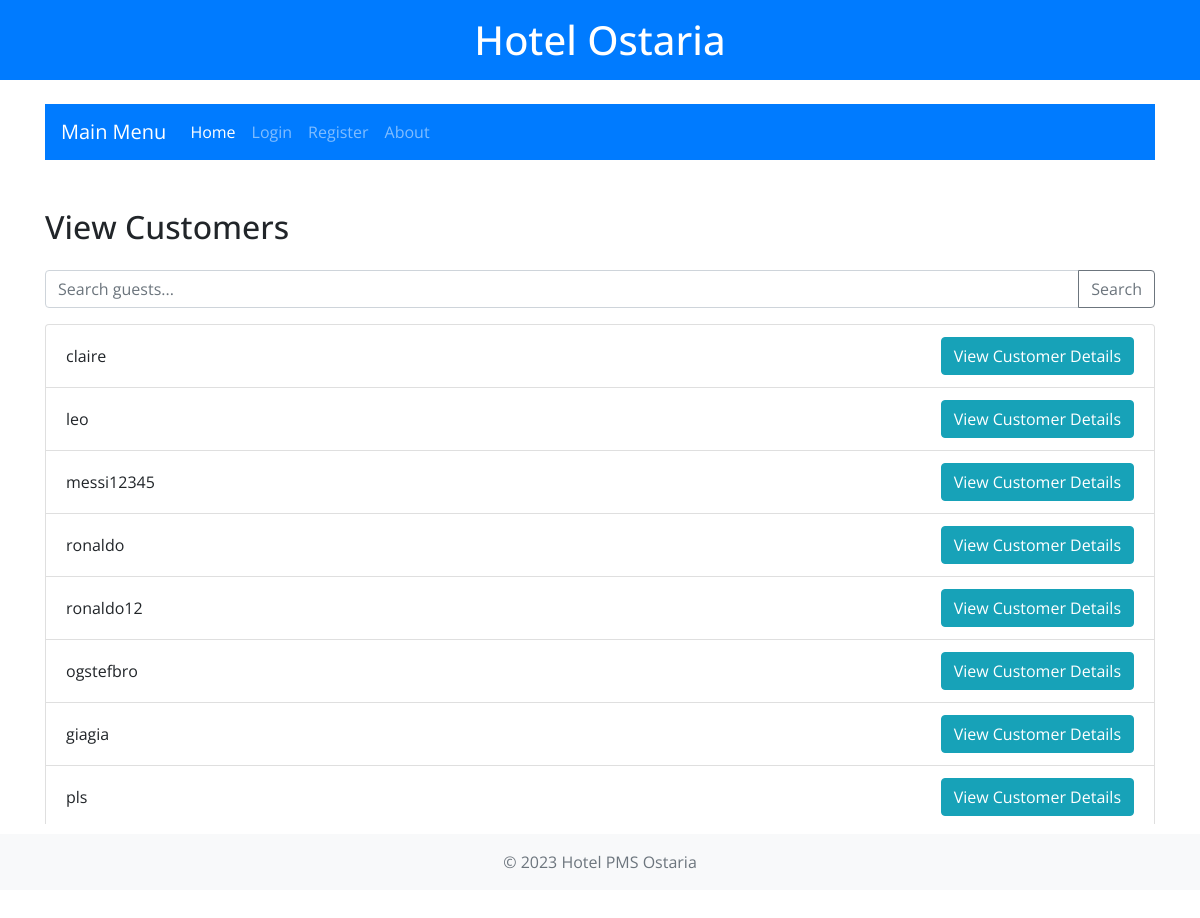
The page /view_guests/ on the database its author committed.
### hotel_pms/models.py (models this page shows)
class Customer(models.Model):
    user = models.OneToOneField(User, on_delete=models.CASCADE)
    id_document = models.FileField(upload_to='id_documents/')
    profile_picture = models.ImageField(upload_to='profile_pictures/', null=True, blank=True)
    is_blacklisted = models.BooleanField(default=False)

### hotel_pms/views.py (the view)
# urls.py: path('view_guests/', views.view_guests, name='view_guests'),
def view_guests(request):
    query = request.GET.get('query')
    customers = Customer.objects.all()
    if query:
        customers = customers.filter(user__username__icontains=query)
    return render(request, 'hotel_pms/view_guests.html', {'customers': customers})

### hotel_pms/templates/hotel_pms/view_guests.html (shortened to what this page needs)
{% extends "hotel_pms/index.html" %}
{% block content %}
<div class="container mt-5">
    <h2 class="mb-4">View Customers</h2>
    <div class="search-bar mb-3">
        <form method="GET" action="">
            <div class="input-group">
                <input type="text" class="form-control" placeholder="Search guests..." name="query" value="{{ request.GET.query }}">
                <div class="input-group-append">
                    <button class="btn btn-outline-secondary" type="submit">Search</button>
                </div>
            </div>
        </form>
    </div>
    <div class="list-group">
    {% for customer in customers %}
        <div class="list-group-item d-flex justify-content-between align-items-center">
            <span>
                {{ customer.user.username }}
            </span>
            <a href="{% url 'guest_detail' customer.id %}" class="btn btn-info">View Customer Details</a>
        </div>
    {% endfor %}
    </div>
</div>
{% endblock %}

### hotel_pms/templates/hotel_pms/view_guests.html (style rules this page uses)
.list-group { max-height: 500px; margin-bottom: 10px; overflow-y: scroll; -webkit-overflow-scrolling: touch; }
.list-group-item { width: 100%; }
.search-bar { margin-bottom: 20px; }

### rows shown on the page
Customer: user.username "claire"
Customer: user.username "leo"
Customer: user.username "messi12345"
Customer: user.username "ronaldo"
Customer: user.username "ronaldo12"
Customer: user.username "ogstefbro"
Customer: user.username "giagia"
Customer: user.username "pls"
